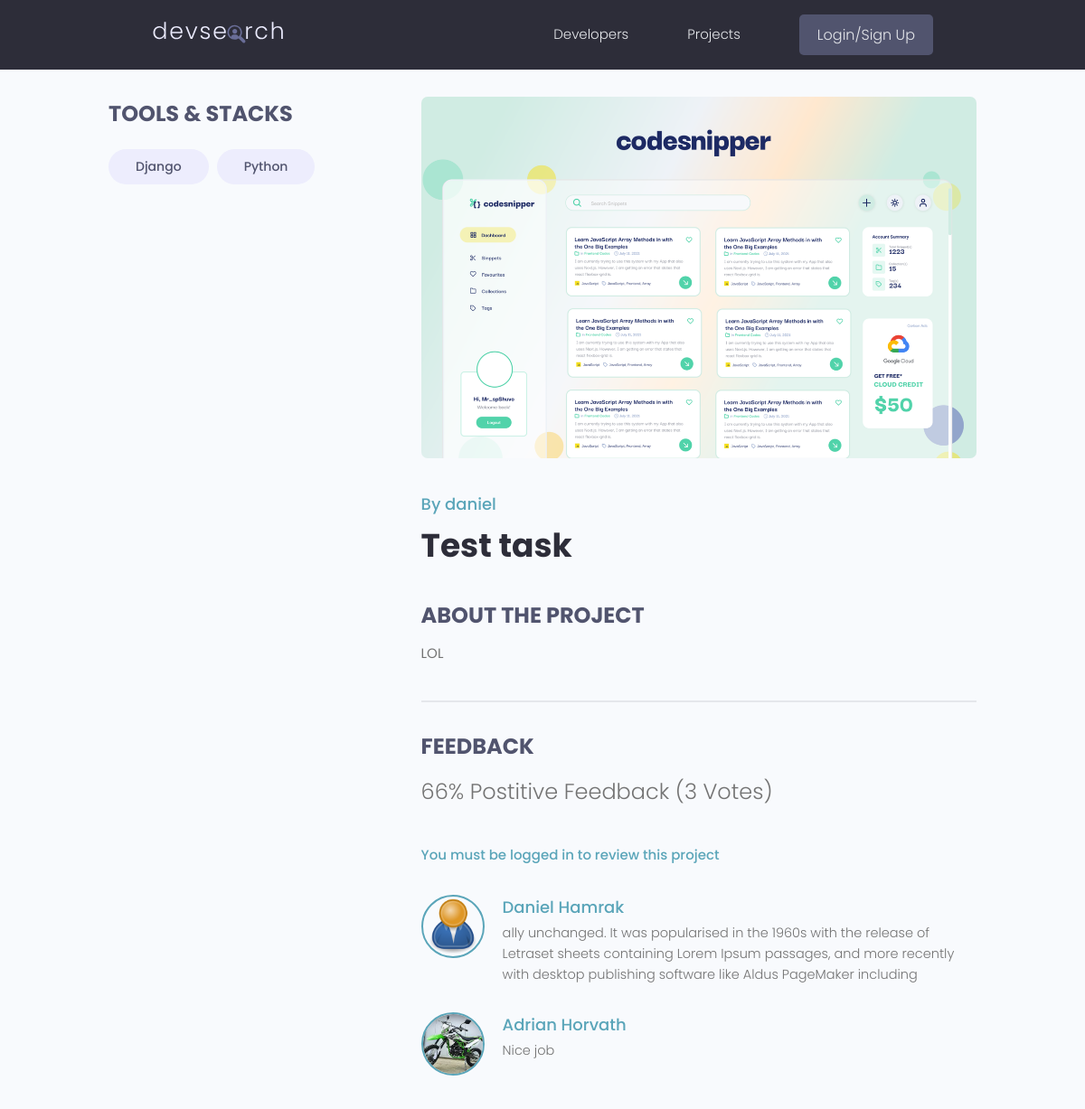
Page /projects/project/4a74e3ec-b5b9-48ca-a557-4456c0c044d4/ on the committed database.
### projects/models.py (models this page shows, shortened)
class Tag (models.Model):
    id = models.UUIDField(default=uuid.uuid4, unique=True,
    primary_key=True, editable=False)
    name = models.CharField(max_length=200)
    created = models.DateTimeField(auto_now_add=True)
    def __str__(self):
        return self.name

class Project(models.Model):
    id = models.UUIDField(default=uuid.uuid4, unique=True,
    primary_key=True, editable=False)
    owner = models.ForeignKey(Profile, on_delete=models.CASCADE,null=True,blank=True)
    title = models.CharField(max_length=200)
    description = models.TextField(null=True, blank=True)
    featured_image = models.ImageField(null=False,blank=False, default="default.jpg")
    demo_link = models.CharField(max_length=2000,null=True,blank=True)
    source_link = models.CharField(max_length=2000,null=True,blank=True)
    tags = models.ManyToManyField("Tag",blank=True )
    vote_total = models.IntegerField(default=0, null=True,blank=True)
    vote_ratio = models.IntegerField(default=0, null=True,blank=True)
    created = models.DateTimeField(auto_now_add=True)
    updated = models.DateTimeField(auto_now=True)
    class Meta:
        ordering = ["-vote_ratio","-vote_total", "title"]
    @property
    def reviewers(self):
        queryset = self.review_set.all().values_list("owner_id", flat=True)
        return queryset

class Review(models.Model):
    id = models.UUIDField(default=uuid.uuid4, unique=True,
    primary_key=True, editable=False)
    VOTE_TYPE = (
        ("up", "Up vote"),
        ("down", "Down vote"),
    )
    owner = models.ForeignKey(Profile, on_delete=models.CASCADE, null=True)
    project = models.ForeignKey(Project,on_delete=models.CASCADE)
    body = models.TextField(null=True, blank=True)
    value = models.CharField(max_length=200, choices=VOTE_TYPE)
    created = models.DateTimeField(auto_now_add=True)
    class Meta:
        unique_together = [["owner","project"]]

### users/models.py (models this page shows)
class Profile(models.Model):
    id = models.UUIDField(default=uuid.uuid4, unique=True,
    primary_key=True, editable=False)
    user = models.OneToOneField(User, on_delete=models.CASCADE, null=True,blank=True)
    name = models.CharField(max_length=200, blank=True, null=True)
    username = models.CharField(max_length=200, blank=True, null=True)
    location = models.CharField(max_length=200, blank=True, null=True)
    email = models.EmailField(max_length=300, null= True, blank=True)
    short_info = models.CharField(max_length=200, blank=True, null=True)
    bio = models.TextField(blank=True, null=True)
    profile_image = models.ImageField(blank=False, null=False, upload_to="profiles/", default="profiles/user-default.png")
    social_github = models.CharField(max_length=200, blank=True, null=True)
    social_twitter = models.CharField(max_length=200, blank=True, null=True)
    social_linkedin = models.CharField(max_length=200, blank=True, null=True)
    social_youtube = models.CharField(max_length=200, blank=True, null=True)
    social_website = models.CharField(max_length=200, blank=True, null=True)
    social_stackoverflow = models.CharField(max_length=200, blank=True, null=True)
    created = models.DateTimeField(auto_now_add=True)
    class Meta:
        ordering = ["-created"]
    def __str__(self):
        return str(self.username)

### projects/views.py (the view)
# urls.py: path('project/<str:pk>/', views.project,name="project"),
def project(request, pk):
    project = Project.objects.get(id=pk)
    form = ReviewForm()
    try:
        if request.method == "POST":
            form = ReviewForm(request.POST)
            if form.is_valid():
                review = form.save(commit=False)
                review.owner = request.user.profile
                review.project = project
                review.save()
                project.get_vote_count
                messages.success(request, "Your review was created")
                return redirect("project", pk=project.id)
    except:
        messages.error(request, "You already review this project")
    context = {"project":project, "form":form}
    return render(request, "projects/project.html", context)

### projects/templates/projects/project.html (shortened to what this page needs)
{% extends 'main.html' %}
{% block content %}
<main class="singleProject my-md">
    <div class="container">
        <div class="layout">
            <div class="column column--1of3">
                <h3 class="singleProject__subtitle">Tools & Stacks</h3>
                <div class="singleProject__toolStack">
                    {% for tag in project.tags.all %}
                    <span class="tag tag--pill tag--sub tag--lg">
                        <small>{{ tag }}</small>
                    </span>
                    {% endfor %}
                </div>
            </div>
            <div class="column column--2of3">
                <img class="singleProject__preview" src="{{ project.featured_image.url }}" alt="portfolio thumbnail" />
                <a href="{% url 'profile' project.owner.id %}" class="singleProject__developer">By {{ project.owner }}</a>
                <h2 class="singleProject__title">{{ project.title }}</h2>
                <h3 class="singleProject__subtitle">About the Project</h3>
                <div class="singleProject__info">
                    {{ project.description }}
                </div>
                <div class="comments">
                    <h3 class="singleProject__subtitle">Feedback</h3>
                    <h5 class="project--rating">
                        {{ project.vote_ratio }}% Postitive Feedback ({{ project.vote_total }} Vote{{ project.vote_total|pluralize:"s" }})
                    </h5>
                    {% if request.user.profile.id in project.reviewers  %}
                        <p>You already reviewed this project</p>
                    {% elif request.user.profile == project.owner %}
                        <p>You cannot review your project</p>
                    {% else %}
                        <a href="{% url 'login' %}?next={{request.path}}"> You must be logged in to review this project </a>
                    {% endif %}
                    <div class="commentList">
                        {% for review in project.review_set.all %}
                        {% if review.body %}
                        <div class="comment">
                            <a href="{% url 'profile' review.owner.id %}">
                                <img class="avatar avatar--md"
                                    src="{{ review.owner.profile_image.url }}"
                                    alt="user" />
                            </a>
                            <div class="comment__details">
                                <a href="{% url 'profile' review.owner.id %}" class="comment__author">{{ review.owner.name }}</a>
                                <p class="comment__info">{{ review.body | linebreaksbr }}</p>
                            </div>
                        </div>
                        {% endif %}
                        {% endfor %}
                </div>
            </div>
        </div>
    </div>
    </div>
</main>
{% endblock %}

### static/styles/app.css (style rules this page uses)
:root { --color-sub: #2d2d39; }
img { width: 100%; }
.singleProject .column--1of3 { order: 2; }
@media screen and (min-width: 1081px) { .singleProject .column--1of3 { order: 1; } }
@media screen and (min-width: 1081px) { .singleProject .column--2of3 { order: 2; } }
.singleProject__toolStack { margin-top: 2rem; margin-bottom: 4rem; }
.singleProject__preview { height: 50vh; object-fit: cover; object-position: top center; margin-bottom: 3rem; border-radius: 0.7rem; }
.singleProject__developer { font-size: 1.8rem; font-weight: 500; }
.singleProject__title { font-size: 3.6rem; font-weight: 700; color: var(--color-sub); margin-bottom: 3rem; }
.project--rating { margin-bottom: 1.6em; margin-top: .5em; }
.singleProject__subtitle { text-transform: uppercase; font-size: 2.4rem; font-weight: 700; color: var(--color-sub-light); margin-bottom: 1rem; }
.comments { margin-top: 4rem; padding-top: 3rem; border-top: 2px solid var(--color-light); }
.commentList { margin: 3rem 0; }
.comment { display: flex; gap: 2rem; }
.comment:not(:last-child) { margin-bottom: 3rem; }
.comment__author { font-size: 1.8rem; }
.comment__info { font-size: 1.45rem; }

### static/uikit/styles/modules/_variables.css (style rules this page uses)
:root { --color-main: #5aa5b9; --color-main-light: #e6faff; --color-sub: #3f4156; --color-sub-light: #51546e; --color-sub-lighter: #ededfd; --color-text: #737373; --color-gray: #8b8b8b; --color-light: #e5e7eb; --color-light-gray: #767676; --color-bg: #f8fafd; --color-white: #fffefd; --color-white-light: #f3f3f3; --color-success: #359e64; --color-success-bg: #def8e8; --color-error: #fc4b0b; --color-error-bg: #fff2ee; --font-base: 'Poppins', arial, helvetica, 'Segoe UI', roboto, ubuntu, sans-serif; --font-monospace: 'Fira Code', 'Courier New', courier, monospace; --font-regular: 300; --font-medium: 500; --font-bold: 700; --generic-shadow: 1px 1px 5px #00000010; --generic-transition: all 0.3s ease-in-out; }

### static/uikit/styles/modules/_base.css (style rules this page uses)
* { margin: 0; padding: 0; box-sizing: border-box; text-rendering: optimizeLegibility; color: inherit; font-size: inherit; }
html { font-size: 50%; }
@media only screen and (min-width: 480px) { html { font-size: 56.25%; } }
@media only screen and (min-width: 1200px) { html { font-size: 62.5%; } }
body { line-height: 1.6; font-weight: 400; font-size: 1.5rem; color: var(--color-text); background-color: var(--color-bg); min-height: 100vh; }

### static/uikit/styles/modules/_typography.css (style rules this page uses)
* { font-family: var(--font-base); }
h2 { font-size: 3.6rem; font-weight: var(--font-bold); }
h3 { font-size: 3.2rem; font-weight: var(--font-medium); }
h5 { font-size: 2.4rem; font-weight: var(--font-medium); }
h5, h6 { font-weight: var(--font-regular); }
p, span, strong { font-size: 1.6rem; color: var(--color-text); font-weight: var(--font-regular); }
a { padding-bottom: 2px; text-decoration: none; display: inline-block; color: var(--color-main); font-weight: var(--font-medium); }

### static/uikit/styles/modules/_utilities.css (style rules this page uses)
.container { width: 92%; max-width: 165rem; margin: 0 auto; box-sizing: border-box; }
@media screen and (min-width: 1000px) { .container { width: 90%; } }
@media screen and (min-width: 1200px) { .container { width: 80%; } }
.my-md { margin: 3rem auto; }

### static/uikit/styles/modules/_avatar.css (style rules this page uses)
.avatar { border-radius: 50%; border: 2px solid var(--color-main); object-fit: cover; }
.avatar--md { height: 7rem; width: 7rem; }

### static/uikit/styles/modules/_tag.css (style rules this page uses)
.tag { display: inline-flex; align-items: center; background-color: var(--color-sub); height: -webkit-fit-content; height: -moz-fit-content; height: fit-content; width: -webkit-fit-content; width: -moz-fit-content; width: fit-content; border-radius: 0.5rem; padding: 0.5rem 1.5rem; font-size: 1.2rem; cursor: pointer; }
.tag:not(:last-child) { margin-right: 0.25rem; margin-bottom: 0.75rem; }
.tag > small { color: var(--color-white); }
.tag--pill { border-radius: 5rem; }
.tag--sub, .tag--sub > small { background: var(--color-sub-lighter); color: var(--color-sub-light); font-weight: 500; }
.tag--lg { padding: 0.8rem 3rem; font-size: 1.4rem; }
.tag--lg:not(:last-child) { margin-right: 0.5rem; margin-bottom: 1rem; }

### static/uikit/styles/modules/_layout.css (style rules this page uses)
.layout { display: flex; flex-flow: row wrap; justify-content: space-between; }
.layout > .column { margin-bottom: 3rem; }
.layout > .column.column--1of3 { flex-basis: 30%; }
.layout > .column.column--2of3 { flex-basis: 64%; }

### rows in the picture
Tag: name "Django"
Tag: name "Python"
Project: featured_image (picture), owner "daniel", title "Test task", description "LOL", vote_ratio "66", vote_total "3"
Review: owner.profile_image (placeholder picture), owner.name "Daniel Hamrak", body "ally unchanged. It was popularised in the 1960s with the release of Letraset sheets containing Lorem Ipsum passages, and more recently with desktop publishing software like Aldus PageMaker including"
Review: owner.profile_image (picture), owner.name "Adrian Horvath", body "Nice job"
